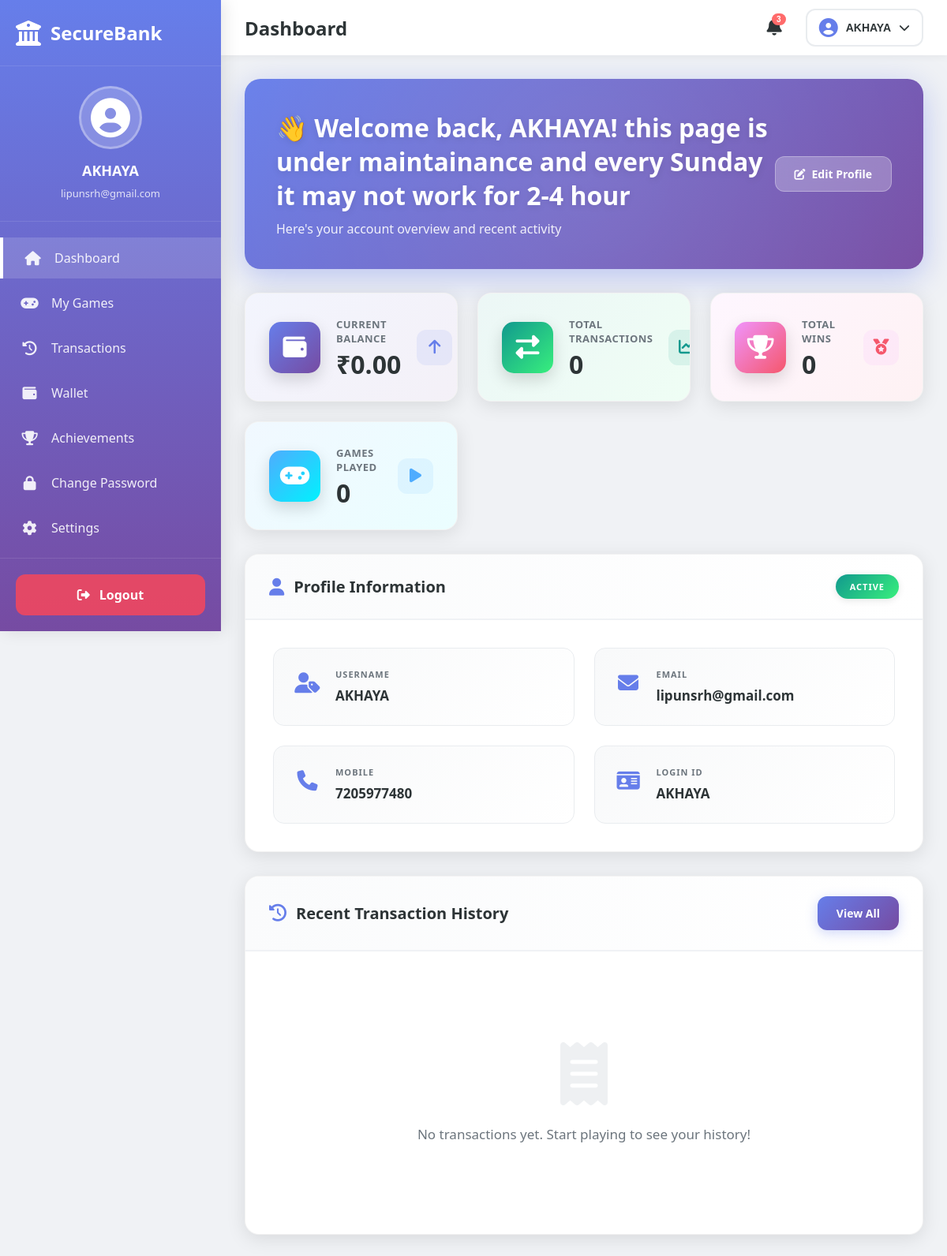
/user/home/ (signed in), run on the app's committed database.
### Payment_System_App/models.py (models this page shows, shortened)
class User(AbstractBaseUser, PermissionsMixin):
    loginid = models.CharField(max_length=100, unique=True)
    email = models.EmailField(unique=True)
    username = models.CharField(max_length=100)
    mobile = models.CharField(max_length=15, unique=True, blank=True, null=True)
    locality = models.CharField(max_length=100, blank=True)
    address = models.TextField(blank=True)
    city = models.CharField(max_length=100, blank=True)
    state = models.CharField(max_length=100, blank=True)
    is_active = models.BooleanField(default=True)
    is_staff = models.BooleanField(default=False)
    objects = CustomUserManager()
    USERNAME_FIELD = 'loginid'
    REQUIRED_FIELDS = ['email', 'username']
    class Meta:
        db_table = 'users'
        verbose_name = 'User'
        verbose_name_plural = 'Users'

class Player(models.Model):
    user = models.OneToOneField('User', on_delete=models.CASCADE, related_name='player', null=True, blank=True)
    name = models.CharField(max_length=100)
    balance = models.DecimalField(max_digits=10, decimal_places=2, default=0)
    class Meta:
        ordering = ['-balance']

### Payment_System_App/views.py (the view)
# urls.py: path('user/home/', views.UserHome, name='user_home'),
@login_required(login_url='please_login')
def UserHome(request):
    player, created = Player.objects.get_or_create(
        user=request.user,
        defaults={'name': request.user.username, 'balance': 0}
    )
    user_transactions = Transaction.objects.filter(players=player).order_by('-date')
    total_transactions = user_transactions.count()
    total_wins = user_transactions.filter(operation='+').count()
    games_played = user_transactions.count()
    context = {
        'player': player,
        'transactions': user_transactions,
        'total_transactions': total_transactions,
        'total_wins': total_wins,
        'games_played': games_played,
    }
    return render(request, 'user/user_home.html', context)

### assets/templates/user/user_home.html (shortened to what this page needs)
{% extends "user/dashboard_base.html" %}
{% load static %}
{% block page_title %}Dashboard{% endblock %}
{% block extra_css %}
<link rel="stylesheet" href="{% static 'css/user_profile.css' %}">
{% endblock %}
{% block content %}
<div class="dashboard-container">
    <div class="welcome-banner">
        <div class="welcome-content">
            <h2>👋 Welcome back, {{ request.user.username }}! this page is under maintainance and every Sunday it may not work for 2-4 hour</h2>
            <p>Here's your account overview and recent activity</p>
        </div>
        <div class="welcome-actions">
            <a href="{% url 'profile_edit' %}" class="btn-secondary">
                <i class="fas fa-edit"></i> Edit Profile
            </a>
        </div>
    </div>
    <div class="stats-grid">
        <div class="stat-card gradient-blue">
            <div class="stat-icon"><i class="fas fa-wallet"></i></div>
            <div class="stat-info">
                <p>Current Balance</p>
                <h3>₹{{ request.user.player.balance|default:"0.00"|floatformat:2 }}</h3>
            </div>
            <div class="stat-badge"><i class="fas fa-arrow-up"></i></div>
        </div>
        <div class="stat-card gradient-green">
            <div class="stat-icon"><i class="fas fa-exchange-alt"></i></div>
            <div class="stat-info">
                <p>Total Transactions</p>
                <h3>{{ request.user.transactions.count|default:"0" }}</h3>
            </div>
            <div class="stat-badge"><i class="fas fa-chart-line"></i></div>
        </div>
        <div class="stat-card gradient-orange">
            <div class="stat-icon"><i class="fas fa-trophy"></i></div>
            <div class="stat-info">
                <p>Total Wins</p>
                <h3>{{ total_wins|default:"0" }}</h3>
            </div>
            <div class="stat-badge"><i class="fas fa-medal"></i></div>
        </div>
        <div class="stat-card gradient-purple">
            <div class="stat-icon"><i class="fas fa-gamepad"></i></div>
            <div class="stat-info">
                <p>Games Played</p>
                <h3>{{ games_played|default:"0" }}</h3>
            </div>
            <div class="stat-badge"><i class="fas fa-play"></i></div>
        </div>
    </div>
    <div class="profile-section">
        <div class="data-card profile-card">
            <div class="card-header">
                <h3><i class="fas fa-user"></i> Profile Information</h3>
                <span class="status-badge active">Active</span>
            </div>
            <div class="card-body">
                <div class="profile-grid">
                    <div class="profile-item">
                        <i class="fas fa-user-tag"></i>
                        <div>
                            <label>Username</label>
                            <p>{{ request.user.username }}</p>
                        </div>
                    </div>
                    <div class="profile-item">
                        <i class="fas fa-envelope"></i>
                        <div>
                            <label>Email</label>
                            <p>{{ request.user.email }}</p>
                        </div>
                    </div>
                    <div class="profile-item">
                        <i class="fas fa-phone"></i>
                        <div>
                            <label>Mobile</label>
                            <p>{{ request.user.mobile|default:"Not provided" }}</p>
                        </div>
                    </div>
                    <div class="profile-item">
                        <i class="fas fa-id-card"></i>
                        <div>
                            <label>Login ID</label>
                            <p>{{ request.user.loginid|default:request.user.username }}</p>
                        </div>
                    </div>
                </div>
            </div>
        </div>
    </div>
    <div class="data-card">
        <div class="card-header">
            <h3><i class="fas fa-history"></i> Recent Transaction History</h3>
            <a href="#" class="btn-add">View All</a>
        </div>
        <div class="card-body">
            {% if request.user.transactions.exists %}
            <div class="transaction-list">
                {% for tx in request.user.transactions.all|dictsortreversed:"date"|slice:":5" %}
                <div class="transaction-item">
                    <div class="transaction-icon {% if tx.operation == '+' %}success{% else %}danger{% endif %}">
                        <i class="fas fa-{% if tx.operation == '+' %}arrow-up{% else %}arrow-down{% endif %}"></i>
                    </div>
                    <div class="transaction-details">
                        <h4>{{ tx.position|default:"Transaction" }}</h4>
                        <p>
                            <i class="far fa-calendar"></i> {{ tx.date|date:"d M Y" }}
                            &nbsp;•&nbsp;
                            <i class="far fa-clock"></i> {{ tx.time_slot }}
                        </p>
                    </div>
                    <div class="transaction-amount {% if tx.operation == '+' %}positive{% else %}negative{% endif %}">
                        <h4>{{ tx.operation }}₹{{ tx.total_win|floatformat:2 }}</h4>
                        <p class="small">Entry: ₹{{ tx.entry_fee|floatformat:2 }}</p>
                    </div>
                </div>
                {% endfor %}
            </div>
            {% else %}
            <div class="empty-state">
                <i class="fas fa-receipt"></i>
                <p>No transactions yet. Start playing to see your history!</p>
            </div>
            {% endif %}
        </div>
    </div>
</div>
{% endblock %}

### assets/templates/user/dashboard_base.html (shortened to what this page needs)
{% load static %}
<!DOCTYPE html>
<html lang="en">
<head>
    <link rel="stylesheet" href="https://cdnjs.cloudflare.com/ajax/libs/font-awesome/6.4.0/css/all.min.css">
    <link rel="stylesheet" href="{% static 'css/Dashboard_user.css' %}">
    {% block extra_css %}{% endblock %}
</head>
<body>
    <aside class="sidebar" id="sidebar">
        <div class="sidebar-header">
            <div class="logo">
                <i class="fas fa-university"></i>
                <span>SecureBank</span>
            </div>
        </div>
        <div class="user-profile">
            <div class="user-avatar">
                <i class="fas fa-user-circle"></i>
            </div>
            <div class="user-info">
                <h4>{{ request.user.username }}</h4>
                <span>{{ request.user.email }}</span>
            </div>
        </div>
        <nav class="sidebar-nav">
            <ul>
           <li>
    <a href="{% url 'user_home' %}" class="{% if request.resolver_match.url_name == 'user_home' %}active{% endif %}">
        <i class="fas fa-home"></i>
        <span>Dashboard</span>
    </a>
</li>
                <li>
                    <a href="#">
                        <i class="fas fa-gamepad"></i>
                        <span>My Games</span>
                    </a>
                </li>
                <li>
                    <a href="#">
                        <i class="fas fa-history"></i>
                        <span>Transactions</span>
                    </a>
                </li>
                <li>
                    <a href="#">
                        <i class="fas fa-wallet"></i>
                        <span>Wallet</span>
                    </a>
                </li>
                <li>
                    <a href="#">
                        <i class="fas fa-trophy"></i>
                        <span>Achievements</span>
                    </a>
                </li>
                <li>
                    <a href="{% url 'change_password' %}">
                        <i class="fas fa-lock"></i>
                        <span>Change Password</span>
                    </a>
                </li>
                <li>
                    <a href="#">
                        <i class="fas fa-cog"></i>
                        <span>Settings</span>
                    </a>
                </li>
            </ul>
        </nav>
        <div class="sidebar-footer">
            <a href="{% url 'user_logout' %}" class="logout-btn">
                <i class="fas fa-sign-out-alt"></i>
                <span>Logout</span>
            </a>
        </div>
    </aside>
    <div class="main-wrapper">
        <header class="top-navbar">
            <div class="navbar-title">
                <h1>{% block page_title %}Dashboard{% endblock %}</h1>
            </div>
            <div class="navbar-actions">
                <button class="notification-btn">
                    <i class="fas fa-bell"></i>
                    <span class="badge">3</span>
                </button>
                <div class="user-menu">
                    <button class="user-menu-btn">
                        <i class="fas fa-user-circle"></i>
                        <span>{{ request.user.username }}</span>
                        <i class="fas fa-chevron-down"></i>
                    </button>
                </div>
            </div>
        </header>
        <main class="main-content">
            {% block content %}{% endblock %}
        </main>
    </div>
</body>
</html>

### assets/static/css/Dashboard_user.css (style rules this page uses)
* { margin: 0; padding: 0; box-sizing: border-box; }
:root { --sidebar-width: 280px; --sidebar-collapsed-width: 80px; --topbar-height: 70px; --primary-color: #667eea; --secondary-color: #764ba2; --success-color: #38ef7d; --danger-color: #ff6b6b; --warning-color: #ffc107; --info-color: #17a2b8; --dark-color: #2d3436; --light-bg: #f0f2f5; --white: #ffffff; --text-color: #2d3436; --text-muted: #6c757d; --border-color: #e9ecef; }
body { font-family: 'Segoe UI', Tahoma, Geneva, Verdana, sans-serif; background: var(--light-bg); color: var(--text-color); overflow-x: hidden; }
.sidebar { position: fixed; top: 0; left: 0; width: var(--sidebar-width); height: 100vh; background: linear-gradient(180deg, #667eea 0%, #764ba2 100%); color: white; z-index: 1000; transition: transform 0.3s ease; display: flex; flex-direction: column; box-shadow: 4px 0 20px rgba(0, 0, 0, 0.1); }
.sidebar-header { padding: 25px 20px; border-bottom: 1px solid rgba(255, 255, 255, 0.1); display: flex; justify-content: space-between; align-items: center; }
.logo { display: flex; align-items: center; gap: 12px; font-size: 24px; font-weight: 700; }
.logo i { font-size: 32px; }
.user-profile { padding: 25px 20px; text-align: center; border-bottom: 1px solid rgba(255, 255, 255, 0.1); }
.user-avatar { width: 80px; height: 80px; margin: 0 auto 15px; background: rgba(255, 255, 255, 0.2); border-radius: 50%; display: flex; align-items: center; justify-content: center; font-size: 50px; border: 3px solid rgba(255, 255, 255, 0.3); }
.user-info h4 { margin-bottom: 5px; font-size: 18px; font-weight: 600; }
.user-info span { font-size: 13px; opacity: 0.8; }
.sidebar-nav { flex: 1; padding: 20px 0; overflow-y: auto; }
.sidebar-nav ul { list-style: none; }
.sidebar-nav li { margin-bottom: 5px; }
.sidebar-nav a { display: flex; align-items: center; gap: 15px; padding: 15px 25px; color: rgba(255, 255, 255, 0.9); text-decoration: none; transition: all 0.3s; position: relative; }
.sidebar-nav a.active { background: rgba(255, 255, 255, 0.15); border-left: 4px solid white; }
.sidebar-nav a i { font-size: 18px; width: 25px; text-align: center; }
.sidebar-footer { padding: 20px; border-top: 1px solid rgba(255, 255, 255, 0.1); }
.logout-btn { display: flex; align-items: center; gap: 12px; padding: 15px 20px; background: rgba(255, 71, 87, 0.8); color: white; text-decoration: none; border-radius: 12px; transition: all 0.3s; font-weight: 600; justify-content: center; }
.main-wrapper { margin-left: var(--sidebar-width); min-height: 100vh; display: flex; flex-direction: column; transition: margin-left 0.3s ease; }
.top-navbar { height: var(--topbar-height); background: white; box-shadow: 0 2px 10px rgba(0, 0, 0, 0.05); display: flex; align-items: center; justify-content: space-between; padding: 0 30px; position: sticky; top: 0; z-index: 100; }
.navbar-title h1 { font-size: 24px; font-weight: 700; color: var(--text-color); }
.navbar-actions { display: flex; align-items: center; gap: 20px; }
.notification-btn { position: relative; background: none; border: none; font-size: 22px; color: var(--text-color); cursor: pointer; padding: 10px; border-radius: 10px; transition: all 0.3s; }
.notification-btn .badge { position: absolute; top: 5px; right: 5px; background: var(--danger-color); color: white; font-size: 10px; font-weight: 700; padding: 2px 6px; border-radius: 10px; }
.user-menu { position: relative; }
.user-menu-btn { display: flex; align-items: center; gap: 10px; padding: 10px 15px; background: none; border: 2px solid var(--border-color); border-radius: 12px; cursor: pointer; transition: all 0.3s; font-size: 14px; font-weight: 600; color: var(--text-color); }
.user-menu-btn i:first-child { font-size: 24px; color: var(--primary-color); }
.main-content { flex: 1; padding: 30px; background: var(--light-bg); }

### data on the page
User: user.username "AKHAYA", user.email "lipunsrh@gmail.com", user.player.balance "0.00", user.mobile "7205977480", user.loginid "AKHAYA"

### other printed values
{{ request.user.transactions.count|default:"0" }} "0"
{{ total_wins|default:"0" }} "0"
{{ games_played|default:"0" }} "0"
